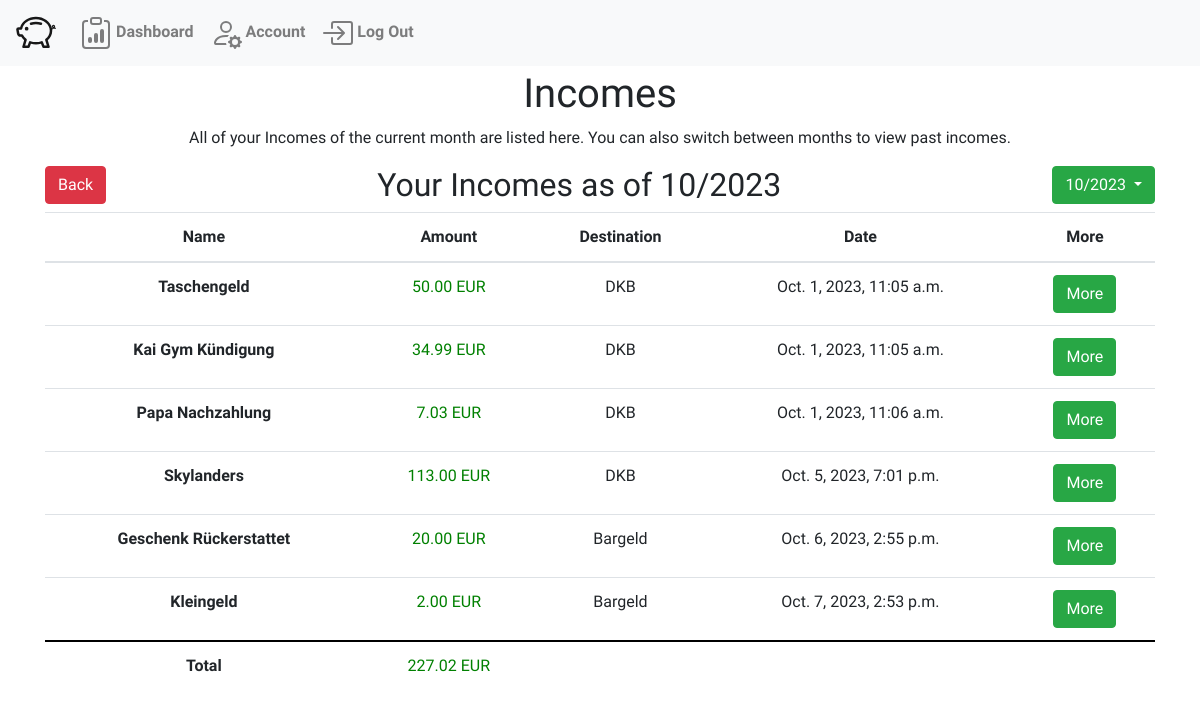
Page /incomes (signed in) on the committed database.
### WalletWise/models.py (models this page shows, shortened)
class MonthBudget(models.Model):
    dashboard = models.ForeignKey("Dashboard", on_delete=models.CASCADE, related_name="months")
    date = models.DateField(auto_now_add=True)
    @property
    def total_Income(self):
        if self.isValid():
            total_amount = Decimal(0)
            if self.fundsChanges.filter(is_expense=False).aggregate(amount_sum=models.Sum('amount'))['amount_sum']:
                total_amount = self.fundsChanges.filter(is_expense=False).aggregate(amount_sum=models.Sum('amount'))['amount_sum']
            return Decimal(total_amount).quantize(Decimal('0.00'), rounding=ROUND_DOWN) or 0  # Return 0 if no incomes are associated
        else:
            return "Invalid funds changes detected"
    @property
    def month(self):
        return self.date.month
    @property
    def year(self):
        return self.date.year
    def isValid(self):
        valid = True
        for fundsChange in self.fundsChanges.all():
            valid = valid and fundsChange.isValid()
        return valid

class FundsChange(models.Model):
    budget = models.ForeignKey("MonthBudget",related_name="fundsChanges", on_delete=models.CASCADE)
    title = models.CharField(max_length=64)
    description = models.CharField(max_length=200, default="No Description")
    amount = models.DecimalField(decimal_places=2, max_digits=20)
    destination = models.ForeignKey("Funds", related_name="associatedFundsChanges", on_delete=models.CASCADE)
    reoccuring = models.BooleanField(default=False)
    dateTime = models.DateTimeField(auto_now_add=True)
    is_expense = models.BooleanField(default=False, blank=False)
    def isValid(self):
        if self.is_expense:
            return self.amount < 0
        else:
            return self.amount >= 0

class Funds(models.Model):
    budget = models.ForeignKey("MonthBudget",related_name="funds", on_delete=models.CASCADE)
    title = models.CharField(max_length=64)
    amount = models.DecimalField(decimal_places=2, max_digits=20)
    defaultOwner = models.ForeignKey("User", related_name="defaultFunds", on_delete=models.DO_NOTHING, default=None, null=True)

### WalletWise/views.py (the view)
# urls.py: path("incomes", views.incomes, name="incomes"),
def incomes(request):
    answer = viewsHelpers.getCurrentBudget(request)
    return render(request, "WalletWise/incomes.html", {
        'user': answer["user"],
        'budget': answer["currentBudget"],
        'dashboard' : answer["dashboard"]
    })

### WalletWise/viewsHelpers.py (called while the page is built)
def getCurrentBudget(request):
    user = request.user
    try:
        dashboard = Dashboard.objects.get(owner=user)
    except:
        dashboard = Dashboard.objects.create(owner=user)
    budgets = dashboard.months.all()
    currentBudget = ""
    for budget in budgets:
        if timezone.datetime.now().month == budget.month and timezone.datetime.now().year == budget.year:
            currentBudget = budget
            break
    if currentBudget == "":
        currentBudget = createBudget(dashboard)
    return {
        'currentBudget' : currentBudget,
        'user' : user,
        'dashboard' : dashboard
    }

### WalletWise/templates/WalletWise/incomes.html (shortened to what this page needs)
{% extends "WalletWise/layout.html" %}
{% block body %}
<div class="container text-center">
    <h1>Incomes</h1>
    <p>All of your Incomes of the current month are listed here. You can also switch between months to view past incomes.</p>
    <a style="float: left;" class="btn btn-danger" href="{% url 'dashboard' %}" role="button">Back</a>
    <h2 style="display: inline-block;">Your Incomes as of {{budget.month}}/{{budget.year}}</h2>
    <div style="float: right;" class="dropdown">
        <button class="btn btn-success dropdown-toggle" type="button" id="dropdownMenuButton" data-bs-toggle="dropdown" aria-haspopup="true" aria-expanded="false">
            {{budget.month}}/{{budget.year}}
        </button>
    </div>
    {% if budget.fundsChanges.all|length > 0 %}
            <table class="table">
                <thead>
                    <tr>
                        <th scope="col">Name</th>
                        <th scope="col">Amount</th>
                        <th scope="col">Destination</th>
                        <th scope="col">Date</th>
                        <th scope="col">More</th>
                    </tr>
                </thead>
                <tbody>
                    {% for fundsChange in budget.fundsChanges.all %}
                        {% if not fundsChange.is_expense %}
                        <tr>
                            <th scope="row">{{fundsChange.title}}</th>
                            <td style="color: green;">{{fundsChange.amount}} EUR</td>
                            <td>{{fundsChange.destination.title}}</td>
                            <td>{{fundsChange.dateTime}}</td>
                            <td><a class="btn btn-success" href="{% url 'fundsChange' id=fundsChange.id  %}" role="button">More</a></td>
                        </tr>
                        {% endif %}
                    {% endfor %}
                </tbody>
                <tfoot>
                    <th scope="row">Total</th>
                    <td style="color: green;">{{budget.total_Income}} EUR</td>
                    <td></td>
                    <td></td>
                    <td></td>
                </tfoot>
            </table>
        {% else %}
            <h1 class="my-5">No Incomes or Expenses made yet.</h1>
        {% endif %}
</div>
{% endblock %}

### WalletWise/static/WalletWise/styles.css (style rules this page uses)
body { padding-top: 70px; font-family: 'Inconsolata', monospace; }
.table tfoot th, .table tfoot td { border-top-width: 2px; border-bottom-width: 2px; border-color: #000; }

### rows in the picture
MonthBudget: month "10", year "2023", total_Income "227.02"
FundsChange: title "Taschengeld", amount "50.00", destination "DKB", dateTime "Oct. 1, 2023, 11:05 a.m."
FundsChange: title "Kai Gym Kündigung", amount "34.99", destination "DKB", dateTime "Oct. 1, 2023, 11:05 a.m."
FundsChange: title "Papa Nachzahlung", amount "7.03", destination "DKB", dateTime "Oct. 1, 2023, 11:06 a.m."
FundsChange: title "Skylanders", amount "113.00", destination "DKB", dateTime "Oct. 5, 2023, 7:01 p.m."
FundsChange: title "Geschenk Rückerstattet", amount "20.00", destination "Bargeld", dateTime "Oct. 6, 2023, 2:55 p.m."
FundsChange: title "Kleingeld", amount "2.00", destination "Bargeld", dateTime "Oct. 7, 2023, 2:53 p.m."
